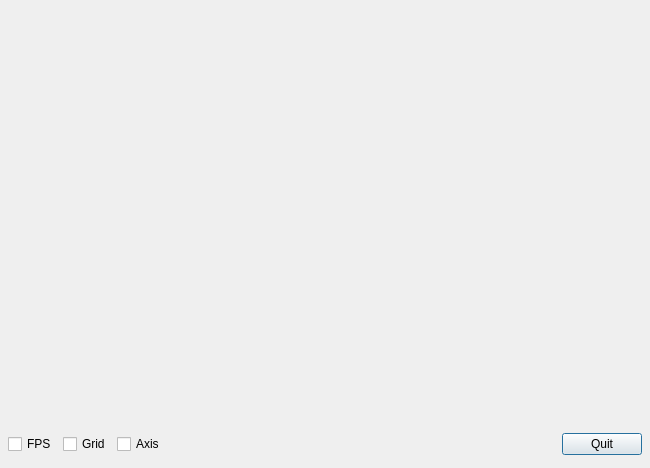
<?xml version="1.0" encoding="UTF-8"?>
<ui version="4.0">
 <class>Dialog</class>
 <widget class="QDialog" name="Dialog">
  <property name="geometry">
   <rect>
    <x>0</x>
    <y>0</y>
    <width>650</width>
    <height>468</height>
   </rect>
  </property>
  <property name="windowTitle">
   <string>Interface</string>
  </property>
  <layout class="QVBoxLayout">
   <property name="spacing">
    <number>6</number>
   </property>
   <property name="margin">
    <number>8</number>
   </property>
   <item>
    <widget class="Viewer" name="viewer" native="true">
     <property name="sizePolicy">
      <sizepolicy hsizetype="Preferred" vsizetype="Preferred">
       <horstretch>0</horstretch>
       <verstretch>1</verstretch>
      </sizepolicy>
     </property>
    </widget>
   </item>
   <item>
    <layout class="QHBoxLayout">
     <property name="spacing">
      <number>6</number>
     </property>
     <property name="margin">
      <number>0</number>
     </property>
     <item>
      <widget class="QCheckBox" name="FPSCheckBox">
       <property name="text">
        <string>FPS</string>
       </property>
      </widget>
     </item>
     <item>
      <widget class="QCheckBox" name="GridCheckBox">
       <property name="text">
        <string>Grid</string>
       </property>
      </widget>
     </item>
     <item>
      <widget class="QCheckBox" name="AxisCheckBox">
       <property name="text">
        <string>Axis</string>
       </property>
      </widget>
     </item>
     <item>
      <spacer>
       <property name="orientation">
        <enum>Qt::Horizontal</enum>
       </property>
       <property name="sizeHint" stdset="0">
        <size>
         <width>141</width>
         <height>31</height>
        </size>
       </property>
      </spacer>
     </item>
     <item>
      <widget class="QPushButton" name="cancelButton">
       <property name="text">
        <string>Quit</string>
       </property>
      </widget>
     </item>
    </layout>
   </item>
  </layout>
 </widget>
 <customwidgets>
  <customwidget>
   <class>Viewer</class>
   <extends></extends>
   <header>interface.h</header>
  </customwidget>
 </customwidgets>
 <resources/>
 <connections>
  <connection>
   <sender>cancelButton</sender>
   <signal>clicked()</signal>
   <receiver>Dialog</receiver>
   <slot>reject()</slot>
   <hints>
    <hint type="sourcelabel">
     <x>628</x>
     <y>460</y>
    </hint>
    <hint type="destinationlabel">
     <x>493</x>
     <y>446</y>
    </hint>
   </hints>
  </connection>
  <connection>
   <sender>FPSCheckBox</sender>
   <signal>clicked(bool)</signal>
   <receiver>viewer</receiver>
   <slot>setFPSIsDisplayed(bool)</slot>
   <hints>
    <hint type="sourcelabel">
     <x>41</x>
     <y>449</y>
    </hint>
    <hint type="destinationlabel">
     <x>41</x>
     <y>263</y>
    </hint>
   </hints>
  </connection>
  <connection>
   <sender>AxisCheckBox</sender>
   <signal>clicked(bool)</signal>
   <receiver>viewer</receiver>
   <slot>setAxisIsDrawn(bool)</slot>
   <hints>
    <hint type="sourcelabel">
     <x>150</x>
     <y>441</y>
    </hint>
    <hint type="destinationlabel">
     <x>150</x>
     <y>239</y>
    </hint>
   </hints>
  </connection>
  <connection>
   <sender>GridCheckBox</sender>
   <signal>clicked(bool)</signal>
   <receiver>viewer</receiver>
   <slot>setGridIsDrawn(bool)</slot>
   <hints>
    <hint type="sourcelabel">
     <x>94</x>
     <y>449</y>
    </hint>
    <hint type="destinationlabel">
     <x>94</x>
     <y>234</y>
    </hint>
   </hints>
  </connection>
  <connection>
   <sender>viewer</sender>
   <signal>gridIsDrawnChanged(bool)</signal>
   <receiver>GridCheckBox</receiver>
   <slot>setChecked(bool)</slot>
   <hints>
    <hint type="sourcelabel">
     <x>72</x>
     <y>414</y>
    </hint>
    <hint type="destinationlabel">
     <x>73</x>
     <y>444</y>
    </hint>
   </hints>
  </connection>
  <connection>
   <sender>viewer</sender>
   <signal>axisIsDrawnChanged(bool)</signal>
   <receiver>AxisCheckBox</receiver>
   <slot>setChecked(bool)</slot>
   <hints>
    <hint type="sourcelabel">
     <x>126</x>
     <y>346</y>
    </hint>
    <hint type="destinationlabel">
     <x>129</x>
     <y>453</y>
    </hint>
   </hints>
  </connection>
  <connection>
   <sender>viewer</sender>
   <signal>FPSIsDisplayedChanged(bool)</signal>
   <receiver>FPSCheckBox</receiver>
   <slot>setChecked(bool)</slot>
   <hints>
    <hint type="sourcelabel">
     <x>18</x>
     <y>419</y>
    </hint>
    <hint type="destinationlabel">
     <x>21</x>
     <y>450</y>
    </hint>
   </hints>
  </connection>
 </connections>
</ui>
